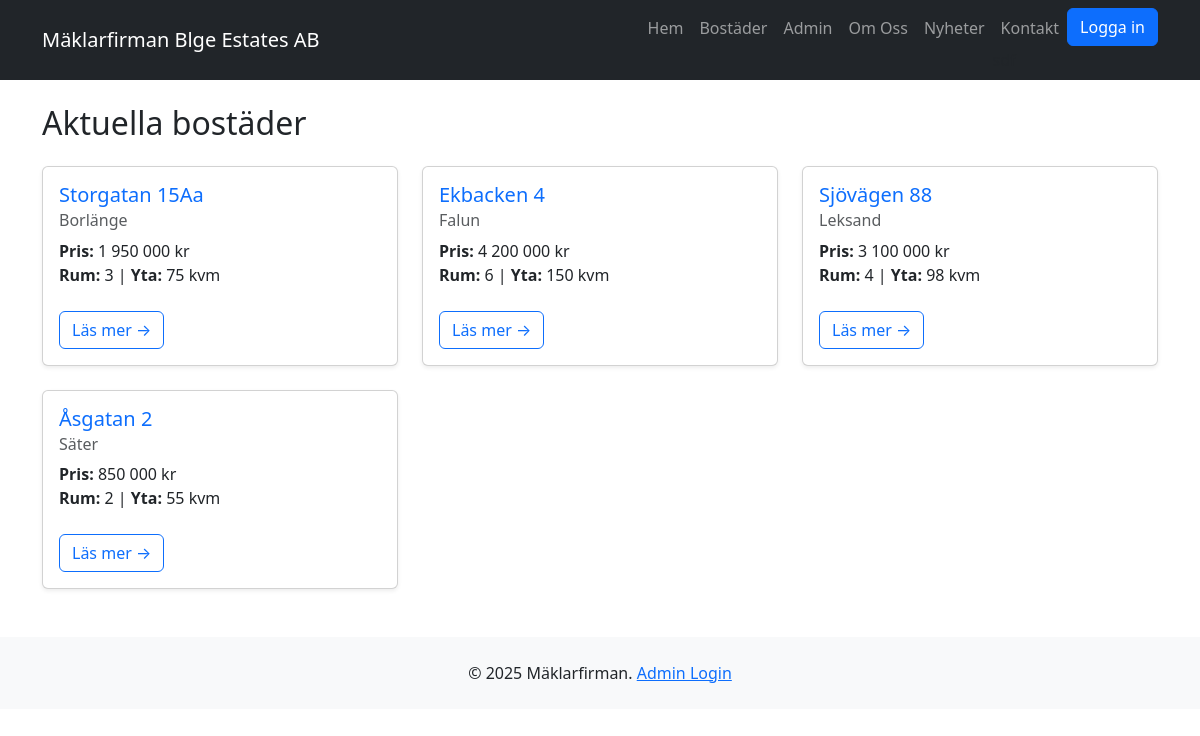
/bostader/, run on the app's committed database.
### models/bostad.py (models this page shows, shortened)
class Bostad(db.Model):
    __tablename__ = 'bostader'
    id = db.Column(db.Integer, primary_key=True)
    adress = db.Column(db.String(200), nullable=False)
    stad = db.Column(db.String(100), nullable=False)
    pris = db.Column(db.String(50), nullable=False)
    rum = db.Column(db.Integer, nullable=False)
    yta = db.Column(db.Integer, nullable=False)
    beskrivning = db.Column(db.Text)

### myblueprints/bostader/bostader_routes.py (the view)
@bostader_bp.route('/')
def lista_bostader():
    alla_bostader = bostad_repo.hamta_alla()
    return render_template(
        'bostader_lista.html',
        bostader=alla_bostader, # Skickar ORM-objekten till mallen
        titel='Våra bostäder'
    )

### dbrepositories/bostad_repository.py (called while the page is built)
    def hamta_alla(self):
        return Bostad.query.all()

### myblueprints/bostader/templates/bostader_lista.html (shortened to what this page needs)
{% extends "base.html" %}
{% block content %}
    <h2 class="mb-4">Aktuella bostäder</h2>
    <div class="row row-cols-1 row-cols-md-2 row-cols-lg-3 g-4">
    {% for bostad in bostader %}
        <div class="col">
            <div class="card h-100 shadow-sm">
                <div class="card-body">
                    <h5 class="card-title text-primary">{{ bostad.adress }}</h5>
                    <h6 class="card-subtitle mb-2 text-muted">{{ bostad.stad }}</h6>
                    <p class="card-text">
                        <strong>Pris:</strong> {{ bostad.pris }}<br>
                        <strong>Rum:</strong> {{ bostad.rum }} | <strong>Yta:</strong> {{ bostad.yta }} kvm
                    </p>
                    <a href="{{ url_for('bostader_bp.bostad_detalj', bostad_id=bostad.id) }}" class="btn btn-outline-primary mt-2">Läs mer &rarr;</a>
                </div>
            </div>
        </div>
    {% endfor %}
    </div>
{% endblock %}

### data on the page
Bostad: adress "Storgatan 15Aa", stad "Borlänge", pris "1 950 000 kr", rum "3", yta "75"
Bostad: adress "Ekbacken 4", stad "Falun", pris "4 200 000 kr", rum "6", yta "150"
Bostad: adress "Sjövägen 88", stad "Leksand", pris "3 100 000 kr", rum "4", yta "98"
Bostad: adress "Åsgatan 2", stad "Säter", pris "850 000 kr", rum "2", yta "55"
